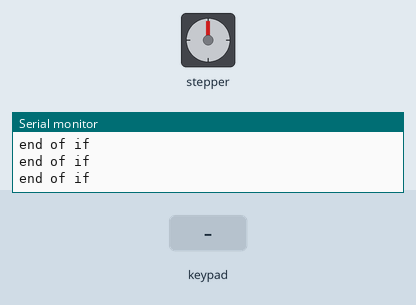
Recording of a sketch running on a simulated Arduino Uno, built with avr-gcc and run on an emulated ATmega328P. Parts: stepper motor, the last lines printed to the serial monitor. The test bench sets the inputs (shaded band). Stepper angles assume 2048 steps per turn.

Above: at 1.2 s.
1.3 s: key '1' pressed
At 1.76 s:
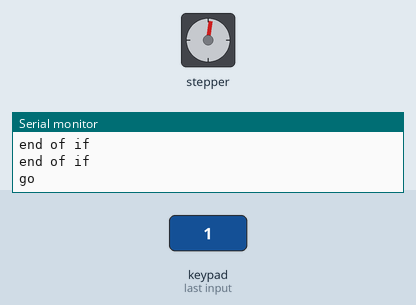
At 2.36 s:
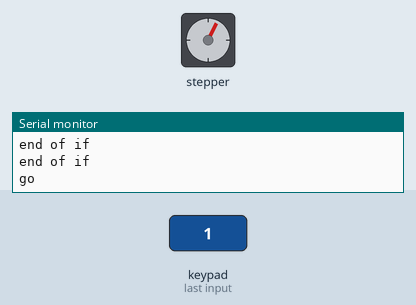
10.3 s: key '2' pressed
At 13.87 s:
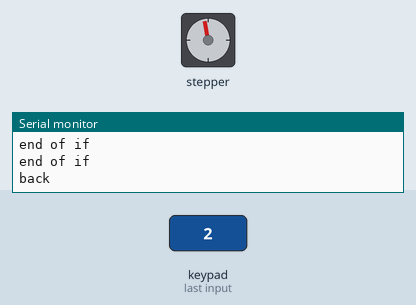
Timing chart, 0 to 22.3 s (numbered marks = the images above; inputs shaded):
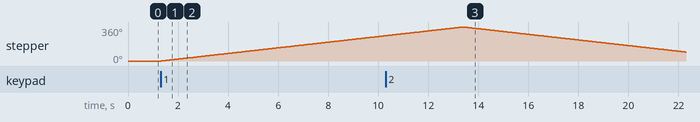

The sketch:

motor_for_curtains_version_1_stepMotor.ino
```cpp
#include <Keypad.h>
#include <Stepper.h>


const int steps = 2048;
int revolutionVal = 500;


Stepper stepper(steps, 8, 9, 10, 11);


const byte ROWS = 2;
const byte COLS = 2;

char keys[ROWS][COLS] ={
  {'1','2'},
  {'3','4'}
};
byte rowPins[ROWS] = {5, 4};
byte colPins[COLS] = {3, 2};
Keypad keypad = Keypad( makeKeymap(keys), rowPins, colPins, ROWS, COLS);

void setup() {
  // put your setup code here, to run once:
  Serial.begin(9600);
  stepper.setSpeed(5);

}

void loop() {
  // put your main code here, to run repeatedly:
  char key = keypad.getKey();

  if(key == '1'){
    Serial.print("go \n");
    stepper.step(steps);
    //delay(500);

  } else if(key == '2'){
    Serial.print("back \n");
    int newSped = steps * (-1);
    stepper.step(newSped);
    stepper.version();
    //delay(500);
  }
  Serial.print("end of if \n");
}
```

Measured:
- after the input at 1.3 s, stepper: keeps turning clockwise at about 30°/s, starting at once
